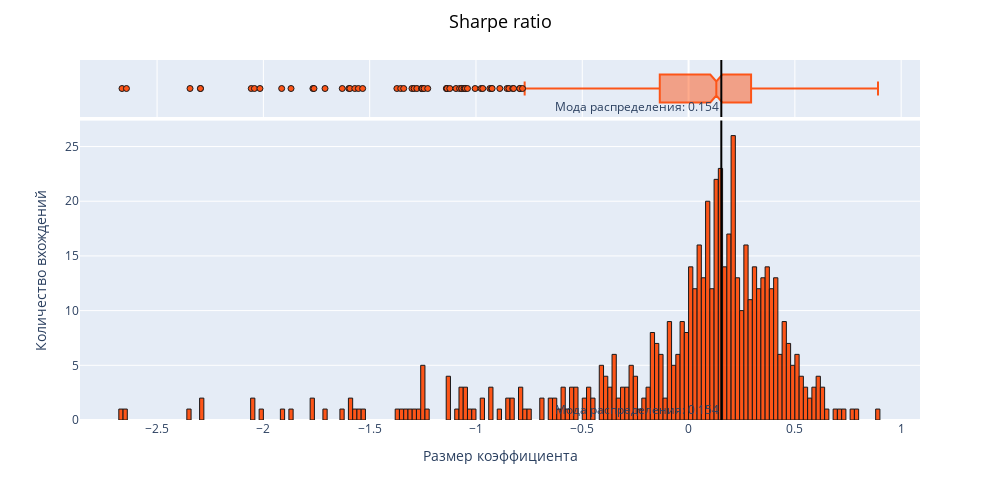
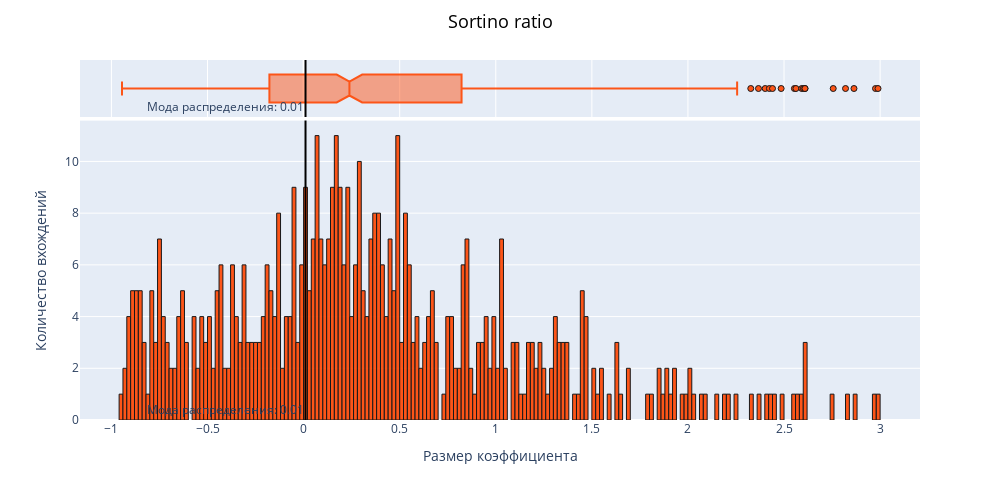
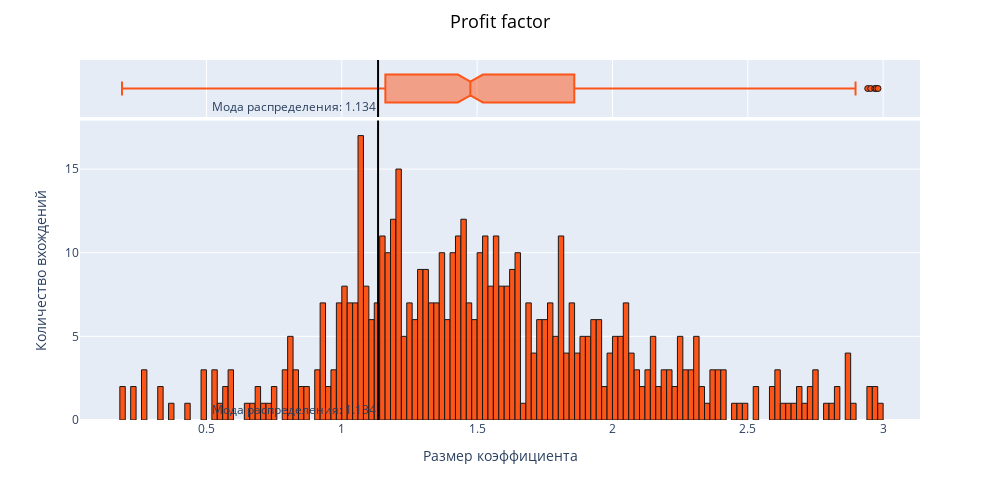

The cell these charts' notebook holds for them, in order:
### Markdown cell above
<div class="alert alert-info">
    
Разберемся теперь с остальными коэффициентами и глянем, что из себя представляют

### Code cell
grap_list = ['Sharpe ratio', 'Sortino ratio', 'Profit factor']
for grap in grap_list:
    gist_graph(df_r, grap, grap)

### Figure 1 — Plotly figure (JSON) as saved in the notebook; plotly's stock layout.template omitted (floating-point values rounded to 4 significant figures; data arrays with more than 128 entries replaced by an {"elided": "..."} marker saying what was removed)
{"data": [{"alignmentgroup": "True", "bingroup": "x", "hoverinfo": "all", "hovertemplate": "Диапазон размера коэффициента: %{x}", "legendgroup": "", "marker": {"color": "Orangered", "line": {"color": "black", "width": 1}, "pattern": {"shape": ""}}, "name": "", "nbinsx": 200, "offsetgroup": "", "opacity": 0.9, "orientation": "v", "showlegend": false, "type": "histogram", "x": {"elided": "560 float values"}, "xaxis": "x", "yaxis": "y"}, {"alignmentgroup": "True", "hoverinfo": "all", "hovertemplate": "Диапазон размера коэффициента: %{x}", "legendgroup": "", "marker": {"color": "Orangered", "line": {"color": "black", "width": 1}}, "name": "", "notched": true, "offsetgroup": "", "opacity": 0.9, "showlegend": false, "type": "box", "x": {"elided": "560 float values"}, "xaxis": "x2", "yaxis": "y2"}], "layout": {"annotations": [{"showarrow": false, "text": "Мода распределения: 0.154", "x": 0.154, "xanchor": "right", "xref": "x", "y": 0, "yanchor": "bottom", "yref": "y domain"}, {"showarrow": false, "text": "Мода распределения: 0.154", "x": 0.154, "xanchor": "right", "xref": "x2", "y": 0, "yanchor": "bottom", "yref": "y2 domain"}], "barmode": "relative", "height": 500, "legend": {"tracegroupgap": 0}, "margin": {"t": 60}, "shapes": [{"line": {"color": "black", "width": 2}, "type": "line", "x0": 0.154, "x1": 0.154, "xref": "x", "y0": 0, "y1": 1, "yref": "y domain"}, {"line": {"color": "black", "width": 2}, "type": "line", "x0": 0.154, "x1": 0.154, "xref": "x2", "y0": 0, "y1": 1, "yref": "y2 domain"}], "title": {"font": {"color": "black", "size": 18}, "text": "Sharpe ratio", "x": 0.5, "xanchor": "center", "y": 0.97, "yanchor": "top"}, "width": 1000, "xaxis": {"anchor": "y", "domain": [0, 1], "showspikes": true, "title": {"text": "Размер коэффициента"}}, "xaxis2": {"anchor": "y2", "domain": [0, 1], "matches": "x", "showgrid": true, "showspikes": true, "showticklabels": false}, "yaxis": {"anchor": "x", "domain": [0, 0.8316], "showspikes": true, "title": {"text": "Количество вхождений"}}, "yaxis2": {"anchor": "x2", "domain": [0.8416, 1], "matches": "y2", "showgrid": false, "showline": false, "showspikes": true, "showticklabels": false, "ticks": ""}}}

### Figure 2 — Plotly figure (JSON) as saved in the notebook; plotly's stock layout.template omitted (floating-point values rounded to 4 significant figures; data arrays with more than 128 entries replaced by an {"elided": "..."} marker saying what was removed)
{"data": [{"alignmentgroup": "True", "bingroup": "x", "hoverinfo": "all", "hovertemplate": "Диапазон размера коэффициента: %{x}", "legendgroup": "", "marker": {"color": "Orangered", "line": {"color": "black", "width": 1}, "pattern": {"shape": ""}}, "name": "", "nbinsx": 200, "offsetgroup": "", "opacity": 0.9, "orientation": "v", "showlegend": false, "type": "histogram", "x": {"elided": "560 float values"}, "xaxis": "x", "yaxis": "y"}, {"alignmentgroup": "True", "hoverinfo": "all", "hovertemplate": "Диапазон размера коэффициента: %{x}", "legendgroup": "", "marker": {"color": "Orangered", "line": {"color": "black", "width": 1}}, "name": "", "notched": true, "offsetgroup": "", "opacity": 0.9, "showlegend": false, "type": "box", "x": {"elided": "560 float values"}, "xaxis": "x2", "yaxis": "y2"}], "layout": {"annotations": [{"showarrow": false, "text": "Мода распределения: 0.01", "x": 0.01, "xanchor": "right", "xref": "x", "y": 0, "yanchor": "bottom", "yref": "y domain"}, {"showarrow": false, "text": "Мода распределения: 0.01", "x": 0.01, "xanchor": "right", "xref": "x2", "y": 0, "yanchor": "bottom", "yref": "y2 domain"}], "barmode": "relative", "height": 500, "legend": {"tracegroupgap": 0}, "margin": {"t": 60}, "shapes": [{"line": {"color": "black", "width": 2}, "type": "line", "x0": 0.01, "x1": 0.01, "xref": "x", "y0": 0, "y1": 1, "yref": "y domain"}, {"line": {"color": "black", "width": 2}, "type": "line", "x0": 0.01, "x1": 0.01, "xref": "x2", "y0": 0, "y1": 1, "yref": "y2 domain"}], "title": {"font": {"color": "black", "size": 18}, "text": "Sortino ratio", "x": 0.5, "xanchor": "center", "y": 0.97, "yanchor": "top"}, "width": 1000, "xaxis": {"anchor": "y", "domain": [0, 1], "showspikes": true, "title": {"text": "Размер коэффициента"}}, "xaxis2": {"anchor": "y2", "domain": [0, 1], "matches": "x", "showgrid": true, "showspikes": true, "showticklabels": false}, "yaxis": {"anchor": "x", "domain": [0, 0.8316], "showspikes": true, "title": {"text": "Количество вхождений"}}, "yaxis2": {"anchor": "x2", "domain": [0.8416, 1], "matches": "y2", "showgrid": false, "showline": false, "showspikes": true, "showticklabels": false, "ticks": ""}}}

### Figure 3 — Plotly figure (JSON) as saved in the notebook; plotly's stock layout.template omitted (floating-point values rounded to 4 significant figures; data arrays with more than 128 entries replaced by an {"elided": "..."} marker saying what was removed)
{"data": [{"alignmentgroup": "True", "bingroup": "x", "hoverinfo": "all", "hovertemplate": "Диапазон размера коэффициента: %{x}", "legendgroup": "", "marker": {"color": "Orangered", "line": {"color": "black", "width": 1}, "pattern": {"shape": ""}}, "name": "", "nbinsx": 200, "offsetgroup": "", "opacity": 0.9, "orientation": "v", "showlegend": false, "type": "histogram", "x": {"elided": "560 float values"}, "xaxis": "x", "yaxis": "y"}, {"alignmentgroup": "True", "hoverinfo": "all", "hovertemplate": "Диапазон размера коэффициента: %{x}", "legendgroup": "", "marker": {"color": "Orangered", "line": {"color": "black", "width": 1}}, "name": "", "notched": true, "offsetgroup": "", "opacity": 0.9, "showlegend": false, "type": "box", "x": {"elided": "560 float values"}, "xaxis": "x2", "yaxis": "y2"}], "layout": {"annotations": [{"showarrow": false, "text": "Мода распределения: 1.134", "x": 1.134, "xanchor": "right", "xref": "x", "y": 0, "yanchor": "bottom", "yref": "y domain"}, {"showarrow": false, "text": "Мода распределения: 1.134", "x": 1.134, "xanchor": "right", "xref": "x2", "y": 0, "yanchor": "bottom", "yref": "y2 domain"}], "barmode": "relative", "height": 500, "legend": {"tracegroupgap": 0}, "margin": {"t": 60}, "shapes": [{"line": {"color": "black", "width": 2}, "type": "line", "x0": 1.134, "x1": 1.134, "xref": "x", "y0": 0, "y1": 1, "yref": "y domain"}, {"line": {"color": "black", "width": 2}, "type": "line", "x0": 1.134, "x1": 1.134, "xref": "x2", "y0": 0, "y1": 1, "yref": "y2 domain"}], "title": {"font": {"color": "black", "size": 18}, "text": "Profit factor", "x": 0.5, "xanchor": "center", "y": 0.97, "yanchor": "top"}, "width": 1000, "xaxis": {"anchor": "y", "domain": [0, 1], "showspikes": true, "title": {"text": "Размер коэффициента"}}, "xaxis2": {"anchor": "y2", "domain": [0, 1], "matches": "x", "showgrid": true, "showspikes": true, "showticklabels": false}, "yaxis": {"anchor": "x", "domain": [0, 0.8316], "showspikes": true, "title": {"text": "Количество вхождений"}}, "yaxis2": {"anchor": "x2", "domain": [0.8416, 1], "matches": "y2", "showgrid": false, "showline": false, "showspikes": true, "showticklabels": false, "ticks": ""}}}
